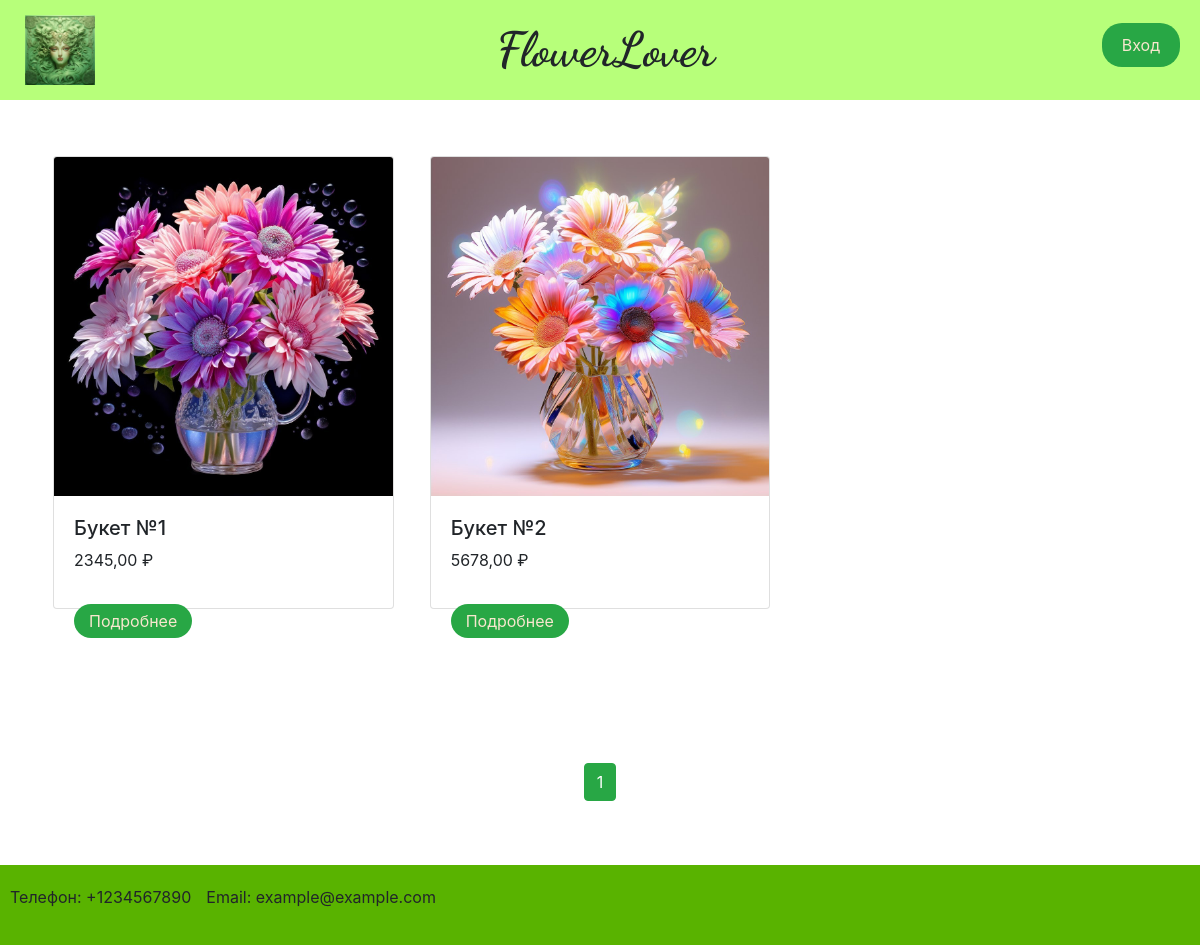
The page / on the database its author committed.
### business_app/models.py (models this page shows, shortened)
class Product(models.Model):
    DoesNotExist = None
    objects = None
    name = models.CharField(max_length=50)
    description = models.TextField(max_length=255)
    price = models.DecimalField(max_digits=8, decimal_places=2)
    image = models.ImageField(upload_to='myproject/media/', default='no_photo.jpg')
    is_active = models.BooleanField(default=True)  # Поле для статуса активности
    class Meta:
        permissions = [
            ("customer", "Покупатель"),
            ("salesman", "Продавец"),
        ]

### business_app/views.py (the view)
# urls.py: path('', views.main_page, name='main_page'),
def main_page(request):
    products_list = Product.objects.all()
    paginator = Paginator(products_list, 10)  # Показываем 10 товаров на странице
    page_number = request.GET.get('page')
    products = paginator.get_page(page_number)
    return render(request, 'business_app/main_page.html', {'products': products})

### business_app/context_processors.py (called while the page is built)
def user_group_context(request):
    if request.user.is_authenticated:
        group_names = request.user.groups.values_list('name', flat=True)
        return {
            'is_customer': 'customer' in group_names or request.user.is_superuser,
            'is_salesman': 'salesman' in group_names or request.user.is_superuser,
        }
    return {
        'is_customer': False,
        'is_salesman': False,
    }

### business_app/templatetags/form_tags.py (called while the page is built)
@register.filter
def create_range(value):
    try:
        return range(int(value))
    except (TypeError, ValueError):
        return []

### business_app/templates/business_app/main_page.html (shortened to what this page needs)
{% extends 'base.html' %}
{% load static %}
{% load form_tags %}
{% block content %}
<div class="main-page">
    <section class="catalogue mt-4 mb-5">
        {% for product in products %}
            {% if product.is_active %}
            <article class="card product-card m-2">
                <img src="{{ product.image.url }}" class="card-img-top" alt="{{ product.name }}">
                <div class="card-body d-flex flex-column">
                    <h5 class="card-title">{{ product.name }}</h5>
                    <p class="card-price">{{ product.price }} ₽</p>
                    <a href="{% url 'product_detail' product.id %}" class="btn card-button mt-auto">Подробнее</a>
                </div>
            </article>
            {% endif %}
        {% endfor %}
    </section>
    <nav aria-label="Page navigation" class="pagination-nav">
        <ul class="pagination justify-content-center">
            {% for page_num in products.paginator.page_range %}
            <li class="page-item {% if products.number == page_num %} active {% endif %}">
                <a class="page-link" href="?page={{ page_num }}">{{ page_num }}</a>
            </li>
            {% endfor %}
        </ul>
</nav>
</div>
{% endblock %}

### business_app/static/business_app/css/style.css (style rules this page uses)
html, body { height: 100%; margin: 0; display: flex; flex-direction: column; }
.catalogue { display: grid; grid-template-columns: repeat(3, 1fr); gap: 20px; justify-items: stretch; }
.card { display: flex; flex-direction: column; height: 80%; height: 80% }
.card-body { flex: 1; display: flex; flex-direction: column; }
.card-title { margin-bottom: 0.5rem; }
.card-button { align-self: flex-start; margin-top: auto; background-color: #28a745 !important; color: #f7e7ce !important; border: none !important; border-radius: 20px !important; padding: 5px 15px !important; text-decoration: none !important; font-size: 16px !important; transition: background-color 0.3s !important; }
.pagination { margin-top: 20px; }
.page-item.active .page-link { background-color: #28a745; border-color: #28a745; }
.page-link { color: #28a745; }

### rows shown on the page
Product: image (picture), name "Букет №1", price "2345,00"
Product: image (picture), name "Букет №2", price "5678,00"

### other values the page prints
{{ page_num }} "1"
